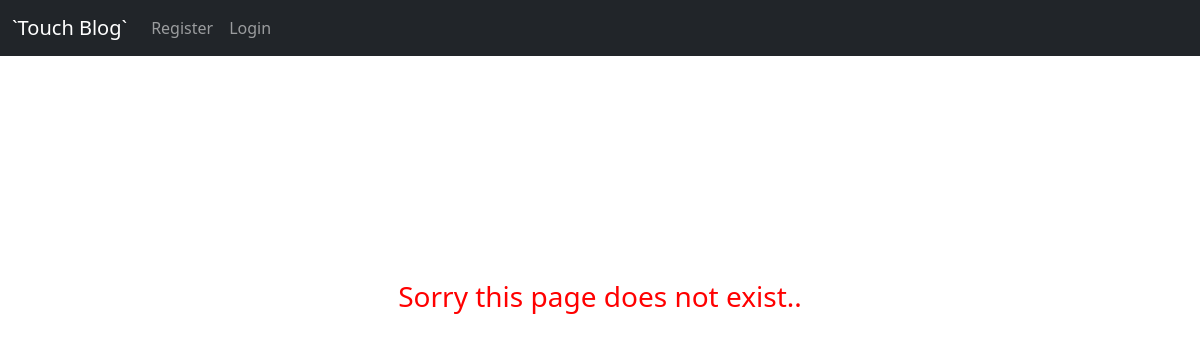
Page /blog/category/coding/ on the earlier database version.
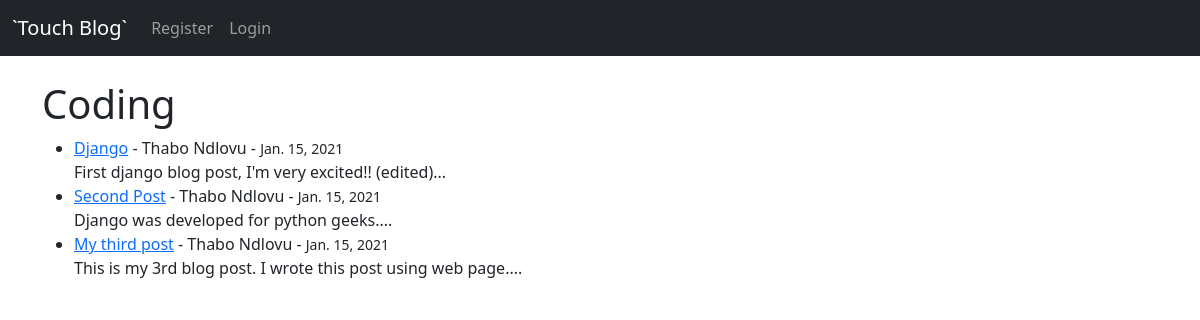
Same page on the later database version.
### blog/models.py (models this page shows, shortened)
class Post(models.Model):
    title = models.CharField(max_length=255)
    author = models.ForeignKey(User, on_delete=models.CASCADE)
    body = models.TextField()
    post_date = models.DateField(auto_now_add=True)
    category = models.CharField(max_length=255, default='coding')

### blog/views.py (the view)
# urls.py: path('category/<str:cats>/', CategoryView, name="category"),
def CategoryView(request, cats):
	category_posts = Post.objects.filter(category=cats)
	return render(request, 'categories.html', {'cats':cats.title(), 'category_posts':category_posts})

### blog/templates/categories.html (shortened to what this page needs)
{% extends 'base.html' %}
{% block content %}
{% if category_posts %}
    <h1>{{ cats }} </h1>
	<ul>
		{% for post in category_posts %}
			<li>
				<a href="{% url 'article' post.pk %}">{{ post.title }}</a>
				 - {{ post.author.first_name }} {{ post.author.last_name }} - <small>{{ post.post_date }}</small>
				 <br>
				{{ post.body|slice:":150"|safe }}...
				</li>
		{% endfor %}
	</ul>
{% else %}
	<h3 style="color:red; text-align:center; margin-top:200px;">Sorry this page does not exist..</h3>
{% endif %}
{% endblock %}

### blog/templates/base.html (shortened to what this page needs)
<!doctype html>
<html lang="en">
  <head>
    <link href="https://cdn.jsdelivr.net/npm/bootstrap@5.0.0-beta1/dist/css/bootstrap.min.css" rel="stylesheet">
  </head>
  <body>
	<nav class="navbar navbar-expand-lg navbar-dark bg-dark">
  <div class="container-fluid">
    <a class="navbar-brand" href="{% url 'home' %}">`Touch Blog`</a>
    <div class="collapse navbar-collapse" id="navbarSupportedContent">
      <ul class="navbar-nav me-auto mb-2 mb-lg-0">
		{% if user.is_authenticated %}
			<li class="nav-item">
				<a class="nav-link" href="{% url 'add_post' %}">Add Post</a>
			</li>
			<li class="nav-item">
				<a class="nav-link" href="{% url 'add_category' %}">Add Category</a>
			</li>
			<li class="nav-item">
				<a class="nav-link" href="{% url 'logout' %}">Logout</a>
			</li>
		{% else %}
		    <li class="nav-item">
				<a class="nav-link" href="{% url 'register' %}">Register</a>
			</li>
			<li class="nav-item">
				<a class="nav-link" href="{% url 'login' %}">Login</a>
			</li>
		{% endif %}
      </ul>
    </div>
  </div>
</nav>
	<br>
	<div class="container">
    {% block content %}
    {% endblock %}
    </div>
  </body>
</html>

Differences in the rows shown:
added Post: title "Django", author.first_name "Thabo", author.last_name "Ndlovu", post_date "Jan. 15, 2021", body "First django blog post, I'm very excited!! (edited)"
added Post: title "Second Post", author.first_name "Thabo", author.last_name "Ndlovu", post_date "Jan. 15, 2021", body "Django was developed for python geeks."
added Post: title "My third post", author.first_name "Thabo", author.last_name "Ndlovu", post_date "Jan. 15, 2021", body "This is my 3rd blog post. I wrote this post using web page."
Other differences:
{{ cats }}: (not shown) → "Coding"
text no longer shown: "Sorry this page does not exist.."
